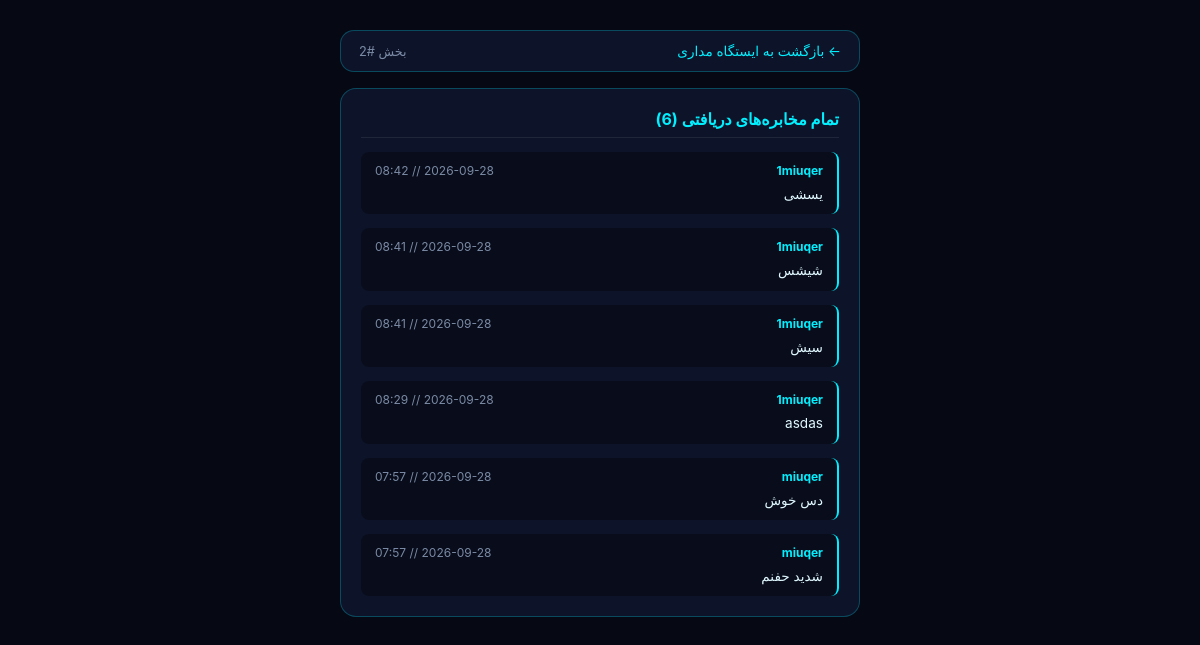
Screenshot of /interactions/post/2/comments/ with the database file from the repository.
### posts/models.py (models this page shows, shortened)
class Post(models.Model):
    author = models.ForeignKey(
        settings.AUTH_USER_MODEL, related_name="posts", on_delete=models.CASCADE
    )
    image = models.ImageField(upload_to="posts/")
    caption = models.TextField(blank=True)
    created_at = models.DateTimeField(auto_now_add=True)
    class Meta:
        ordering = ["-created_at"]

### interactions/models.py (models this page shows, shortened)
class Comment(models.Model):
    author = models.ForeignKey(
        settings.AUTH_USER_MODEL,
        on_delete=models.CASCADE,
        related_name='comments',
        verbose_name='نویسنده',
    )
    post = models.ForeignKey(
        'posts.Post',
        on_delete=models.CASCADE,
        related_name='comments',
        verbose_name='پست',
    )
    text = models.TextField(verbose_name='متن دیدگاه')
    created_at = models.DateTimeField(auto_now_add=True)
    class Meta:
        ordering = ['-created_at']
        verbose_name = 'دیدگاه'
        verbose_name_plural = 'دیدگاه‌ها'

### accounts/models.py (models this page shows, shortened)
class MyUser(AbstractBaseUser):
  username = models.CharField(max_length=150, unique=True)
  email = models.EmailField(max_length=254, unique=True, blank=True, null=True)
  phone_number = models.CharField(max_length=11, unique=True)
  is_active = models.BooleanField(default=True)
  is_admin = models.BooleanField(default=False)
  USERNAME_FIELD = 'username'
  REQUIRED_FIELDS = ['phone_number']
  objects = MyUserManager()

### interactions/views.py (the view)
def post_comments_detail(request, post_id):
    post = get_object_or_404(Post, id=post_id)
    all_comments = post.comments.select_related("author").all()
    context = {
        "post": post,
        "comments": all_comments,
    }
    return render(request, "interactions/post_comments.html", context)

### interactions/templates/interactions/post_comments.html (shortened to what this page needs)
<!doctype html>
<html lang="fa" dir="rtl">
  <head>
  </head>
  <body>
    <div class="comments-container">
      <div class="nav-bar">
        <a href="{% url 'posts:feed' %}">← بازگشت به ایستگاه مداری</a>
        <span style="font-size: 0.8rem; color: var(--text-muted)"
          >بخش #{{ post.id }}</span
        >
      </div>
      <div class="stream-card">
        <h3
          style="
            color: var(--neon-cyan);
            font-size: 1rem;
            border-bottom: 1px solid rgba(255, 255, 255, 0.08);
            padding-bottom: 8px;
          "
        >
          تمام مخابره‌های دریافتی ({{ comments.count }})
        </h3>
        {% for comment in comments %}
        <div class="msg-bubble">
          <div class="msg-header">
            <span class="sender-tag">{{ comment.author.username }}</span>
            <span class="msg-date"
              >{{ comment.created_at|date:"Y-m-d // H:i" }}</span
            >
          </div>
          <div>{{ comment.text }}</div>
        </div>
        {% endfor %}
      </div>
    </div>
  </body>
</html>

### interactions/templates/interactions/post_comments.html (style rules this page uses)
:root { --space-black: #060814; --hull-panel: rgba(16, 23, 48, 0.75); --neon-cyan: #00f0ff; --neon-magenta: #ff007f; --text-glow: #e0f8ff; --text-muted: #7b8ba5; --border-glow: rgba(0, 240, 255, 0.25); }
* { box-sizing: border-box; margin: 0; padding: 0; font-family: -apple-system, BlinkMacSystemFont, "Segoe UI", Roboto, sans-serif; }
body { background-color: var(--space-black); color: var(--text-glow); min-height: 100vh; display: flex; justify-content: center; padding: 30px 16px; }
.comments-container { width: 100%; max-width: 520px; display: flex; flex-direction: column; gap: 16px; }
.nav-bar { display: flex; align-items: center; justify-content: space-between; padding: 12px 18px; background: var(--hull-panel); border: 1px solid var(--border-glow); border-radius: 14px; }
.nav-bar a { color: var(--neon-cyan); text-decoration: none; font-size: 0.85rem; }
.stream-card { background: var(--hull-panel); border: 1px solid var(--border-glow); border-radius: 16px; padding: 20px; display: flex; flex-direction: column; gap: 14px; }
.msg-bubble { background: rgba(0, 0, 0, 0.35); border-right: 2px solid var(--neon-cyan); border-radius: 8px; padding: 10px 14px; font-size: 0.85rem; line-height: 1.5; }
.msg-header { display: flex; justify-content: space-between; margin-bottom: 4px; font-size: 0.75rem; }
.sender-tag { color: var(--neon-cyan); font-weight: 700; }
.msg-date { color: var(--text-muted); }

### rows the page displays
Post: id "2"
Comment: author.username "1miuqer", created_at "2026-09-28 // 08:42", text "یسشی"
Comment: author.username "1miuqer", created_at "2026-09-28 // 08:41", text "شیشس"
Comment: author.username "1miuqer", created_at "2026-09-28 // 08:41", text "سیش"
Comment: author.username "1miuqer", created_at "2026-09-28 // 08:29", text "asdas"
Comment: author.username "miuqer", created_at "2026-09-28 // 07:57", text "دس خوش"
Comment: author.username "miuqer", created_at "2026-09-28 // 07:57", text "شدید حفنم"

### other values shown
{{ comments.count }} "6"
